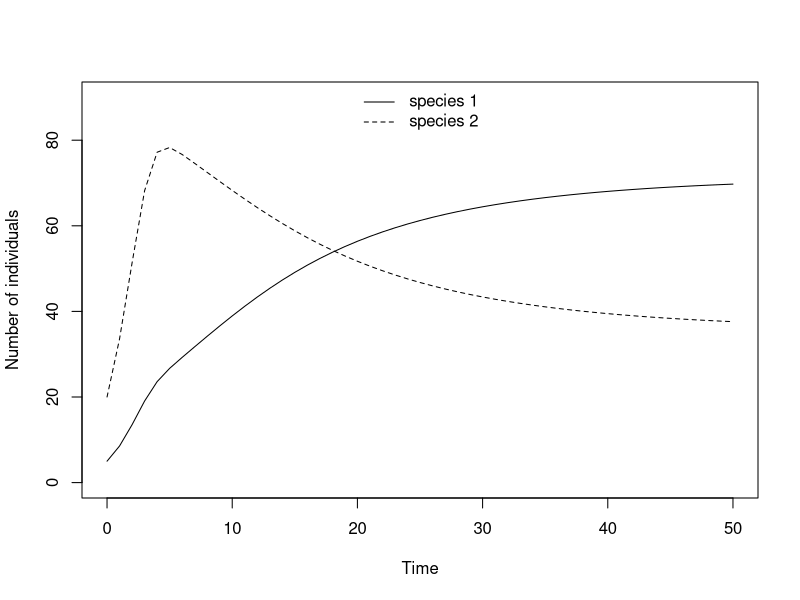
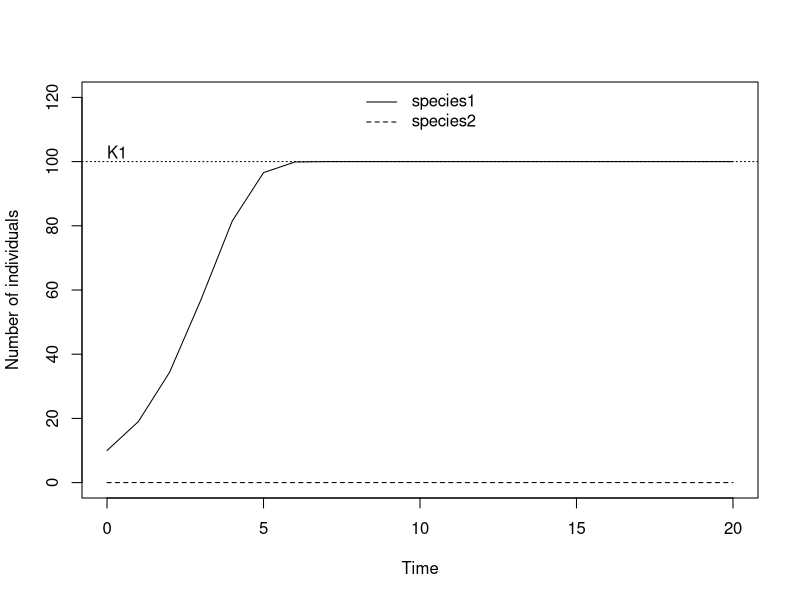
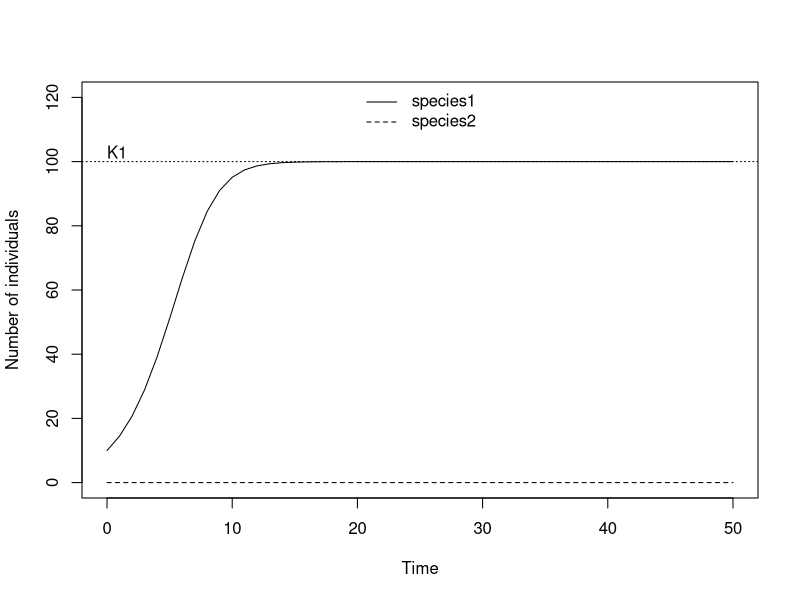

These charts were generated, in order, by the following R code:
## ---- chunk 1
knitr::opts_chunk$set(echo = TRUE)
## ---- chunk 2
LVcomp <- function(N, r1, r2, K1, K2, alpha, beta) {
  N1.t1 <- N[1] + r1 * N[1] * (1 - (N[1] + alpha * N[2])/K1)
  N2.t1 <- N[2] + r2 * N[2] * (1 - (N[2] + beta * N[1])/K2)
  c(N1.t1, N2.t1)
}
## ---- chunk 3
r1 <- .9 # intrinsic growth rate of species 1
r2 <- .9 # intrinsic growth rate of species 2
K1 <- 100 # carrying capacity of species 1
K2 <- 100 # carrying capacity of species 2
alpha <- 0.8 # competitive effect of species 2 on species 1
beta <- 0.9 # competitive effect of species 1 on species 2
N0 <- c(5, 20) # vector of initial population sizes, N1(0) and N2(0)
t <- 50 # number of time steps the simulation should run
## ---- chunk 4
N <- matrix(NA, nrow = t + 1, ncol = 2) # defines a matrix with two columns and t+1 rows in which the population vectors of the time series will be stored
N[1, ] <- N0 # enters the initial population vector into the first row of this matrix
for (i in 1:t) N[i + 1, ] <- LVcomp(N[i, ], r1, r2, K1, K2, alpha, beta) # this for-loop interates the population dynamics t-times
## ---- chunk 5
matplot(0:t, N, type = "l", lty = 1:2, col = 1, ylim = c(0, 90), ylab="Number of individuals", xlab="Time")
legend("top", c(expression("species 1 "), expression("species 2 ")), lty = 1:2, bty = "n")
## ---- chunk 6
r1 <- 1 # intrinsic growth rate of species 1
r2 <- 1.5 # intrinsic growth rate of species 2
K1 <- 100 # carrying capacity of species 1
K2 <- 100 # carrying capacity of species 2
alpha <- 0.8 # competitive effect of species 2 on species 1
beta <- 0.9 # competitive effect of species 1 on species 2
N0 <- c(10, 0) # vector of initial population sizes where N2(t=0)=0
t <- 20 # number of time steps the simulation should run
## ---- chunk 7
N <- matrix(NA, nrow = t + 1, ncol = 2) # defines a matrix in which the population vectors of the time series will be stored
N[1, ] <- N0 # enters the initial population vector as a column into this matrix
for (i in 1:t) N[i + 1, ] <- LVcomp(N[i, ], r1, r2, K1, K2, alpha, beta) # this for-loop interates the population dynamics t-times

matplot(0:t, N, type = "l", col = 1, ylim = c(0, 120), ylab="Number of individuals", xlab="Time")
abline(h = K1, lty = 3) # plots a line indicating the carrying capacity of species 1
text(0, K1+1, "K1", adj = c(0, 0))
legend("top", c(expression("species1 "), expression("species2")), lty = 1:2, bty = "n")
## ---- chunk 8
r1 <- 0.5 # intrinsic growth rate of species 1 is now increased
t <- 50

N <- matrix(NA, nrow = t + 1, ncol = 2) # defines a matrix in which the population vectors of the time series will be stored
N[1, ] <- N0 # enters the initial population vector as a column into this matrix
for (i in 1:t) N[i + 1, ] <- LVcomp(N[i, ], r1, r2, K1, K2, alpha, beta) # this for-loop interates the population dynamics t-times

N.r.0p5 <- N # here I assign the matrix that contains the data for the new r-value to a new object, called N.r.0p5. When I plot the data with the following command I have to change the name of the matrix there accordingly.

matplot(0:t, N.r.0p5, type = "l", col = 1, ylim = c(0, 120), ylab="Number of individuals", xlab="Time")
abline(h = K1, lty = 3) # plots a line indicating the carrying capacity of species 1
text(0, K1+1, "K1", adj = c(0, 0))
legend("top", c(expression("species1 "), expression("species2")), lty = 1:2, bty = "n")
## ---- chunk 9
r1 <- 1 # intrinsic growth rate of species 1
r2 <- 1.5 # intrinsic growth rate of species 2
K1 <- 100 # carrying capacity of species 1
K2 <- 100 # carrying capacity of species 2
alpha <- 0.8 # competitive effect of species 2 on species 1
beta <- 0.9 # competitive effect of species 1 on species 2
N0 <- c(10, 5) # vector of initial population sizes, N1(0) and N2(0)
t <- 30 # number of time steps the simulation should run
